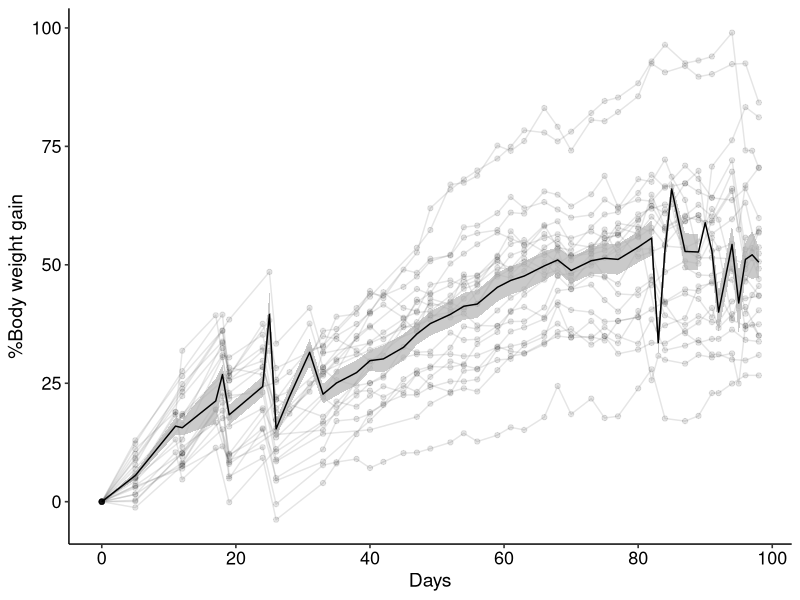
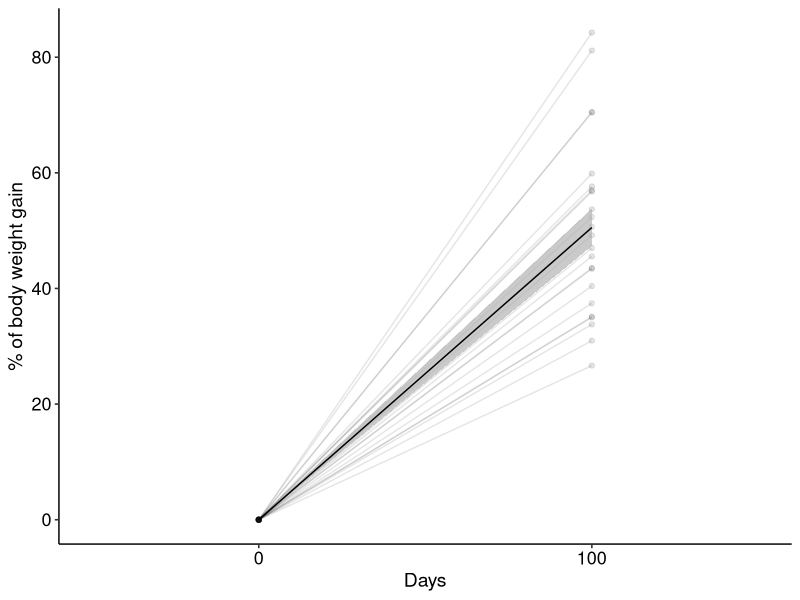
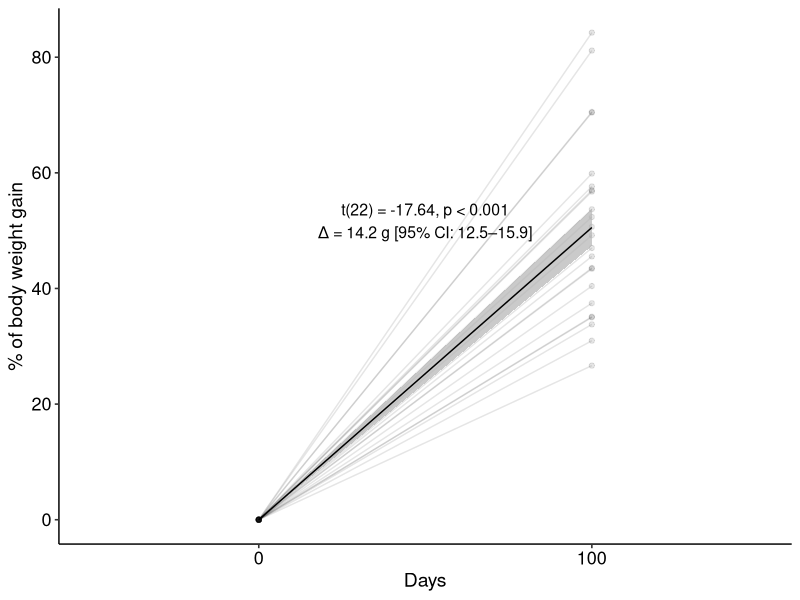
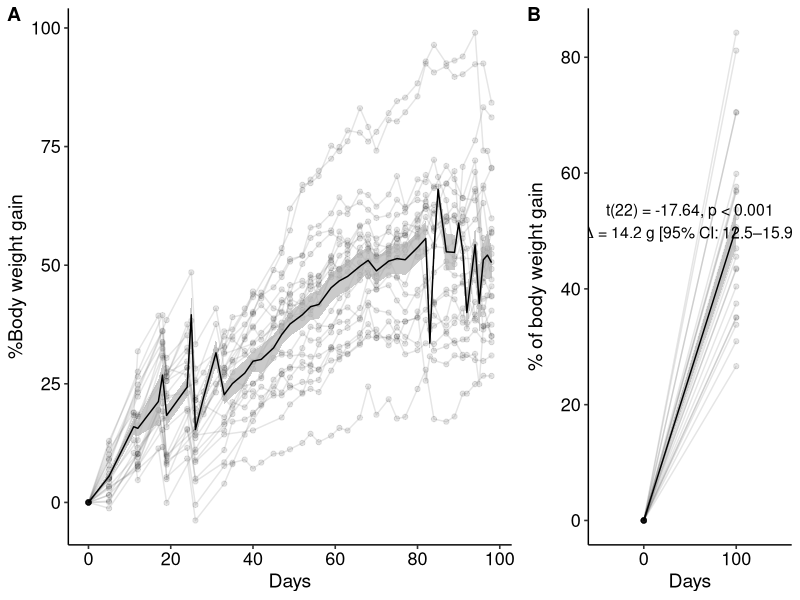

Source code (R) for these figures, in order:
# We aim to test if BW is statistically different after 100 days ( ~14 weeks) with LFD in NZO female mice

#libraries
library(dplyr) #to use pipe
library(ggplot2) #to graph
library(readr) 
library(tidyr)  # to use drop-na()
library(ggpubr)

#format plot
scaleFill <- scale_fill_manual(values = c("#C03830FF", "#317EC2FF"))

format.plot <- theme_pubr() +
  theme(strip.background = element_blank(), 
        strip.text = element_blank(),
        panel.spacing.x = unit(0.1, "lines"),          
        panel.spacing.y = unit(1.5, "lines"),  
        legend.position = "none",
        axis.text = element_text(family = "Helvetica", size = 13),
        axis.title = element_text(family = "Helvetica", size = 14))

#NZO####
##body weight####
BW_data <- read_csv("../data/BW.csv") %>% 
  filter(COHORT > 2 & COHORT < 6) %>% #Just NZO females
  filter(!ID== 3715) %>% #died during study
  filter(DATE <= "2025-02-24") %>% # day 2 of restriction diet
  group_by(ID) %>% 
  arrange(DATE) %>% 
  mutate(bw_rel = 100 * (BW - first(BW)) / first(BW),
         body_lag = (lag(BW) - BW),
         GROUP = case_when(
           ID %in% c(3706, 3707, 3709, 3711, 3712, 3713, 3717, 3716, 3719, 3718, 3726) ~ "ad lib",
           ID %in% c(3708, 3714, 3720, 3721, 3710, 3722, 3723, 3724, 3725, 3727, 3728, 3729) ~ "restricted")) %>% 
  group_by(ID) %>% 
  mutate(day_rel = DATE - first(DATE)) %>% 
  filter(day_rel <=100)

n_distinct(BW_data$ID) #here we know there is 22 animals

# Custom function for mean ± SEM
mean_se <- function(x) {
  se <- sd(x) / sqrt(length(x))
  return(c(y = mean(x), ymin = mean(x) - se, ymax = mean(x) + se))
}

plot_1 <- BW_data %>%
  ggplot(aes(x = day_rel, y = bw_rel)) +
  geom_point(aes(group = ID), alpha = 0.1) +             # individual points
  geom_line(aes(group = ID), alpha = 0.1) +              # individual lines
  stat_summary(fun.data = mean_se, 
               geom = "ribbon", fill = "grey70", color = NA, 
               aes(group = 1), alpha = 0.7) +
  stat_summary(fun = mean, 
               geom = "line", color = "black", 
               aes(group = 1)) +
  labs(
    x = "Days",
    y = "%Body weight gain"
  ) +
  format.plot +
 # scale_y_continuous(limits = c(25, 60)) +
  scale_x_continuous(breaks = seq(0, 100, by = 20)) 
plot_1

##bw discrete ####
##body weight baseline and peak of obesity####
BW_data <- read_csv("../data/BW.csv") %>% 
  filter(COHORT > 2 & COHORT < 6) %>% #Just NZO females
  filter(!ID== 3715) %>% #died during study
  group_by(ID) %>% 
  arrange(DATE) %>% 
  mutate(bw_rel = 100 * (BW - first(BW)) / first(BW)) %>% 
  mutate(day_rel = DATE - first(DATE)) %>% 
  filter(day_rel <=100) %>% 
  filter(day_rel %in% c(0, 98))

scale_x_discrete(labels = function(x) {
  x <- as.character(x)
  x[x == "0"] <- "baseline"
  x[x == "98"] <- "peak of obesity"
  return(x)
})

# Reshape to wide format for easier comparison
BW_wide <- BW_data %>%
  select(ID, day_rel, bw_rel) %>%
  pivot_wider(names_from = day_rel, values_from = bw_rel)

# Run paired t-test
t.test(BW_wide$`0`, BW_wide$`98`, paired = TRUE)


plot_2 <- BW_data %>%
  ggplot(aes(x = as.factor(day_rel), y = bw_rel)) +
  geom_point(aes(group = ID), alpha = 0.1) +
  geom_line(aes(group = ID), alpha = 0.1) +
  stat_summary(fun.data = mean_se, 
               geom = "ribbon", fill = "grey70", color = NA, 
               aes(group = 1), alpha = 0.7) +
  stat_summary(fun = mean, 
               geom = "line", color = "black", 
               aes(group = 1)) +
  labs(
    x = "Days",
    y = "% of body weight gain"
  ) +
  format.plot +
  scale_x_discrete(labels = function(x) {
    x <- as.character(x)
    x[x == "0"] <- "0"
    x[x == "98"] <- "100"
    return(x)
  })
plot_2

plot_2 <- plot_2 +
  annotate("text", 
           x = 1.5,  # midpoint between x = "0" and "98"
           y = max(BW_data$BW, na.rm = TRUE) + 2,  # a bit above the max BW
           label = "t(22) = -17.64, p < 0.001\nΔ = 14.2 g [95% CI: 12.5–15.9]", 
           size = 4, hjust = 0.5)

plot_2



# Create an arranged plot
ggarrange(plot_1, plot_2, 
                  nrow = 1, 
                  align = "hv", 
                  widths = c(0.65, 0.35),  # Increase width of panel A, decrease B
                  labels = c("A", "B"))
          
